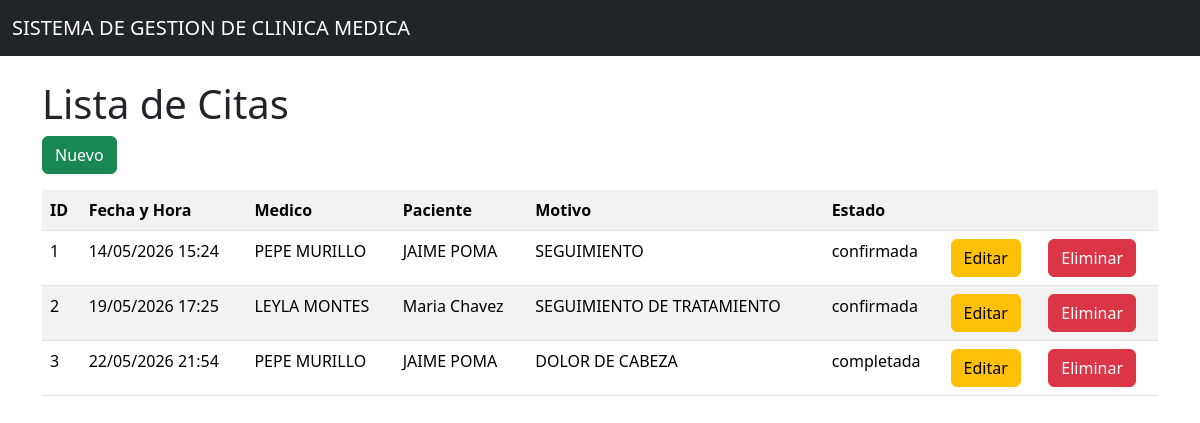
Page /citas/ on the committed database.
### models/cita_model.py (models this page shows, shortened)
class Cita(db.Model):
    __tablename__ = "citas"
    id = db.Column(db.Integer, primary_key=True)
    fecha_hora = db.Column(db.DateTime, nullable=False)
    motivo = db.Column(db.String(300), nullable=False)
    estado = db.Column(db.String(20), default="pendiente")
    medico_id = db.Column(db.Integer, db.ForeignKey('medicos.id'), nullable=False)
    paciente_id = db.Column(db.Integer, db.ForeignKey('pacientes.id'), nullable=False)
    medico = db.relationship('Medico', back_populates='citas')
    paciente = db.relationship('Paciente', back_populates='citas')
    @staticmethod
    def get_all():
        return Cita.query.all()

### models/medico_model.py (models this page shows, shortened)
class Medico(db.Model):
    __tablename__ = "medicos"
    id = db.Column(db.Integer, primary_key=True)
    nombre = db.Column(db.String(100), nullable=False)
    especialidad = db.Column(db.String(100), nullable=False)
    telefono = db.Column(db.String(20), nullable=False)
    correo = db.Column(db.String(100), nullable=False)
    consultas = db.relationship('Consulta', back_populates='medico', cascade='all, delete-orphan')
    citas = db.relationship('Cita', back_populates='medico', cascade='all, delete-orphan')
    def delete(self):
        db.session.delete(self)
        db.session.commit()

### models/paciente_model.py (models this page shows, shortened)
class Paciente(db.Model):
    __tablename__ = "pacientes"
    id = db.Column(db.Integer, primary_key=True)
    nombre = db.Column(db.String(100), nullable=False)
    edad = db.Column(db.Integer, nullable=False)
    direccion = db.Column(db.String(200), nullable=False)
    telefono = db.Column(db.String(20), nullable=False)
    consultas = db.relationship('Consulta', back_populates='paciente', cascade='all, delete-orphan')
    citas = db.relationship('Cita', back_populates='paciente', cascade='all, delete-orphan')
    def delete(self):
        db.session.delete(self)
        db.session.commit()

### controllers/cita_controller.py (the view)
@cita_bp.route("/")
def index():
    citas = Cita.get_all()
    return cita_view.list(citas)

### run.py (called while the page is built)
@app.context_processor
def inject_active_path():
    def is_active(path):
        return 'active' if request.path == path else ''
    return dict(is_active=is_active, session=session)

### views/cita_view.py (called while the page is built)
def list(citas):
    return render_template('citas/index.html', citas=citas)

### templates/citas/index.html (shortened to what this page needs)
{% extends 'base.html' %}
{% block content %}
<h1>Lista de Citas</h1>
<a href="{{ url_for('cita.create') }}" class="btn btn-success mb-3">Nuevo</a>
<table class="table table-striped">
  <tr>
    <th>ID</th>
    <th>Fecha y Hora</th>
    <th>Medico</th>
    <th>Paciente</th>
    <th>Motivo</th>
    <th>Estado</th>
    <th></th>
    <th></th>
  </tr>
  {% for item in citas %}
  <tr>
    <td>{{item.id}}</td>
    <td>{{item.fecha_hora.strftime('%d/%m/%Y %H:%M')}}</td>
    <td>{{item.medico.nombre}}</td>
    <td>{{item.paciente.nombre}}</td>
    <td>{{item.motivo}}</td>
    <td>{{item.estado}}</td>
    <td>
      <a href="{{ url_for('cita.edit', id=item.id) }}" class="btn btn-warning">Editar</a>
    </td>
    <td>
      <a href="{{ url_for('cita.delete', id=item.id) }}" class="btn btn-danger">Eliminar</a>
    </td>
  </tr>
  {% endfor %}
</table>
{% endblock %}

### rows in the picture
Cita: id "1", fecha_hora "14/05/2026 15:24", medico.nombre "PEPE MURILLO", paciente.nombre "JAIME POMA", motivo "SEGUIMIENTO", estado "confirmada"
Cita: id "2", fecha_hora "19/05/2026 17:25", medico.nombre "LEYLA MONTES", paciente.nombre "Maria Chavez", motivo "SEGUIMIENTO DE TRATAMIENTO", estado "confirmada"
Cita: id "3", fecha_hora "22/05/2026 21:54", medico.nombre "PEPE MURILLO", paciente.nombre "JAIME POMA", motivo "DOLOR DE CABEZA", estado "completada"
